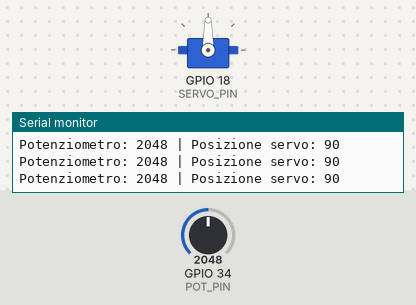
Simulated run of this sketch. Board: ESP32. Parts: servo, the last lines printed to the serial monitor. The test bench sets the inputs (shaded band); at power-on: GPIO 34 (POT_PIN) = 2048 (analog values on the 0–4095 scale).

Above: at 1.2 s.
1.3 s: GPIO 34 (POT_PIN) set to 2866
At 2.3 s:
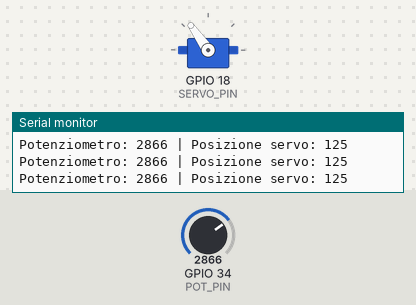
2.8 s: GPIO 34 (POT_PIN) set to 3603
At 3.1 s:
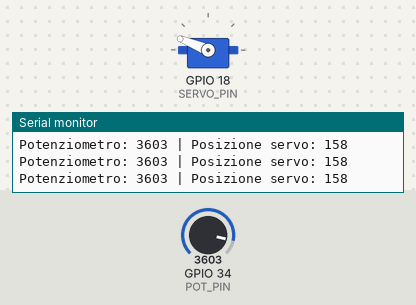
4.3 s: GPIO 34 (POT_PIN) set to 4095
At 4.6 s:
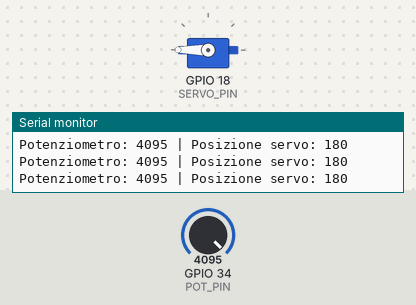
5.8 s: GPIO 34 (POT_PIN) set to 1228
At 6.7 s:
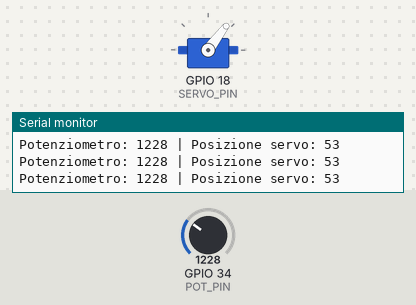
7.3 s: GPIO 34 (POT_PIN) set to 491
At 8.2 s:
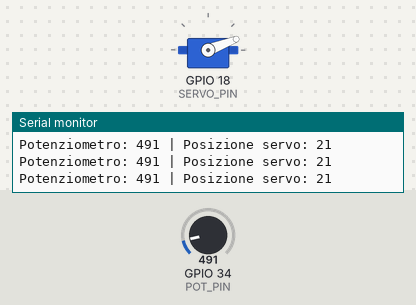
8.8 s: GPIO 34 (POT_PIN) set to 0
At 10.2 s:
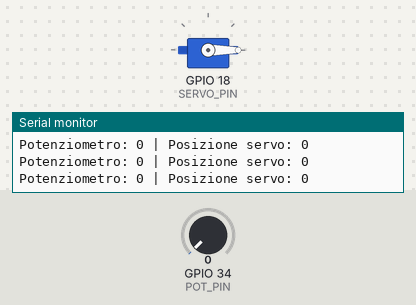
Timing chart, 0 to 11.3 s (numbered marks = the images above; inputs shaded):
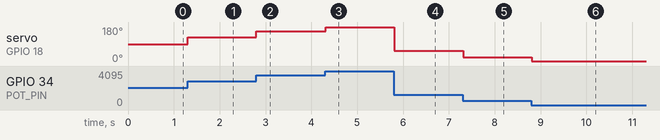

The sketch:

Servo_03_controllo_potenziometro.ino
```cpp
#include <Arduino.h>

/**
 * \Servo_03_controllo_potenziometro
 *
 * Sketch per il controllo di un servo motore tramite potenziometro
 * La posizione del servo viene determinata dal valore letto dal potenziometro.
 *
 *
 * @author Filippo Bilardo
 * @version 1.0  20/03/25 - Versione iniziale
 */
#include <ESP32Servo.h>

const int SERVO_PIN = 18;       // Pin a cui è collegato il servo
const int POT_PIN = 34;        // Pin analogico per il potenziometro
Servo myServo;                 // Crea un oggetto servo

int potValue;                  // Valore letto dal potenziometro
int servoPosition;             // Posizione del servo

bool ready = false;

void setup() {
  Serial.begin(115200);
  analogReadResolution(12);
  analogSetPinAttenuation(34, ADC_11db);

  myServo.setPeriodHertz(50);
  myServo.attach(SERVO_PIN, 1000, 2000);
  ready = myServo.attached();
  if (!ready) { myServo.detach(); Serial.println("ERR SERVO"); return; }  // Collega il servo al pin specificato
}

void loop() {
  if (!ready) { delay(10); return; }
  potValue = analogRead(POT_PIN);                // Legge il valore del potenziometro (0-4095)
  servoPosition = map(potValue, 0, 4095, 0, 180); // Converte il valore in gradi (0-180)
  myServo.write(servoPosition);                  // Imposta la posizione del servo

  // Visualizza i valori sulla console seriale
  Serial.print("Potenziometro: ");
  Serial.print(potValue);
  Serial.print(" | Posizione servo: ");
  Serial.println(servoPosition);

  delay(15);  // Piccolo ritardo per stabilità
}
```

Measured:
- after the input at 1.3 s, servo on GPIO 18 (SERVO_PIN): 90° → 125° at once
- after the input at 2.8 s, servo on GPIO 18 (SERVO_PIN): 125° → 158° at once
- after the input at 4.3 s, servo on GPIO 18 (SERVO_PIN): 158° → 180° at once
- after the input at 5.8 s, servo on GPIO 18 (SERVO_PIN): 180° → 53° at once
- after the input at 7.3 s, servo on GPIO 18 (SERVO_PIN): 53° → 21° at once
- after the input at 8.8 s, servo on GPIO 18 (SERVO_PIN): 21° → 0° at once
